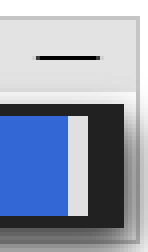
#> input picture overtime2.png, 37 x 63 px (shown 4 times larger)
$ jupyter execute --allow-errors main.ipynb
#> lines starting #> are read from the running program, lines starting #| are printed output that depends on the picture
[cell 1]
import time
import csv
from datetime import datetime
import pytz

def start_task():
    return time.time()

# [15 lines left out: functions end_task, log_task, not called in this run]

[cell 2]
#sempre que a task for submetida via submite
#    encerrar o tempo
#    salvar o tempo no csv
#    resetar o start_time

#sempre que a task for submetida via submit
#    salvar o tempo no csv
#    resetar o start_time

[cell 3]
#Função monitoramento de inicio e fim de task
import time
import csv
import pyautogui
from datetime import date

import time


def monitor_buttons(start_button, acquire_button, nrt_image):
    print("Monitorando os botões 'Começar' e 'Submeter'...")
    global start_time
    while True:
        try:
            start_button_location = pyautogui.locateOnScreen(start_button, confidence=0.85)
            if start_button_location:
                start_time = start_task()
                print("Botão 'Começar' detectado. Iniciando tarefa...")

                while True:
                    try:
                        if monitor_overtime():
                            submit_task()

                        acquire_button_location = pyautogui.locateOnScreen(acquire_button, confidence=0.9)
                        nrt_message = pyautogui.locateOnScreen(nrt_image, confidence=0.9)
                        if acquire_button_location or nrt_message:
                            elapsed_time = end_task(start_time)
                            print("Botão 'Submeter' detectado. Finalizando tarefa...")
                            return elapsed_time
                    except OSError:
                        print("Screen grab failed in the inner loop, trying again...")
                        time.sleep(1)  # Wait a bit before trying again

        except OSError:
            print("Screen grab failed in the outer loop, trying again...")
            time.sleep(1)  # Wait a bit before trying again

[cell 4]
#Função que submete a task
import pyautogui
import time

# [36 lines left out: function submit_task, not called in this run]

[cell 5]
'''
#Função de monitoramento de overtime para submite de task
import time
import csv
import pyautogui
from datetime import date

import time

def monitor_overtime():
    over_timer_image = 'overtime.png'

    over_time_location = pyautogui.locateOnScreen(over_timer_image, confidence=0.95)
    if over_time_location:
        print('Achou overtime')
        return True
    else:
        return False


'''

[cell 6]
import cv2
import numpy as np
import pyscreenshot as ImageGrab

def monitor_overtime():
    # Caminho da imagem de template (overtime)
    over_timer_image_path = 'overtime2.png'
    template = cv2.imread(over_timer_image_path, cv2.IMREAD_GRAYSCALE)
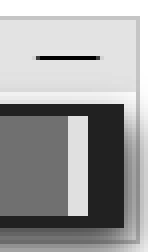
#> template: shape (63, 37) (shown 4 times larger); min 0, max 255, mean 159.2
    template_w, template_h = template.shape[::-1]
#> template_w = 37; template_h = 63

    # Capturar a tela inteira
    screenshot = ImageGrab.grab()
    screenshot_np = np.array(screenshot)
    main_image = cv2.cvtColor(screenshot_np, cv2.COLOR_RGB2GRAY)

    # Definir um limiar de confiança
    threshold = 0.95
    found = None

    # Procurar o template em várias escalas
    for scale in np.linspace(0.8, 1.2, 20)[::-1]:
        resized = cv2.resize(main_image, (int(main_image.shape[1] * scale), int(main_image.shape[0] * scale)))
        if resized.shape[0] < template_h or resized.shape[1] < template_w:
            break

        result = cv2.matchTemplate(resized, template, cv2.TM_CCOEFF_NORMED)
        _, max_val, _, max_loc = cv2.minMaxLoc(result)

        if found is None or max_val > found[0]:
            found = (max_val, max_loc, scale)

    print('Valor over time:', found[0])

    if found[0] > threshold:
        print('Achou overtime')
        return True
    else:
        return False
